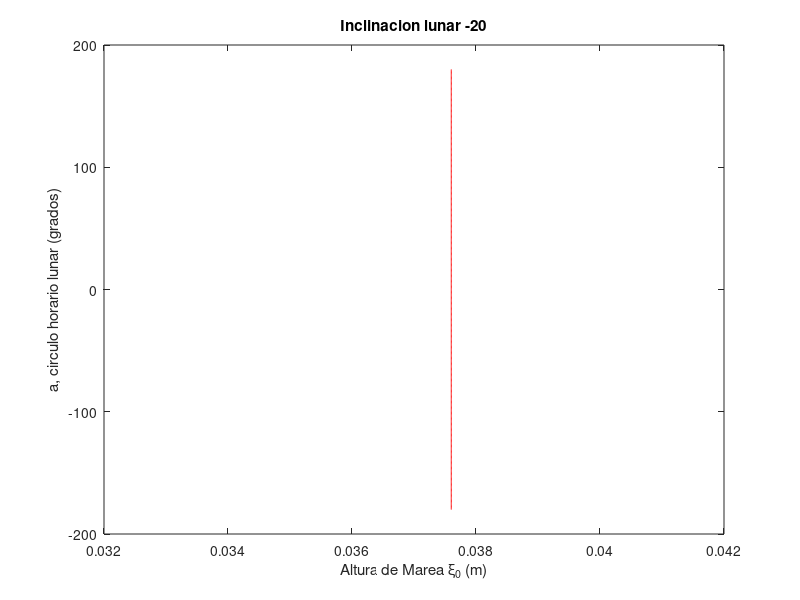
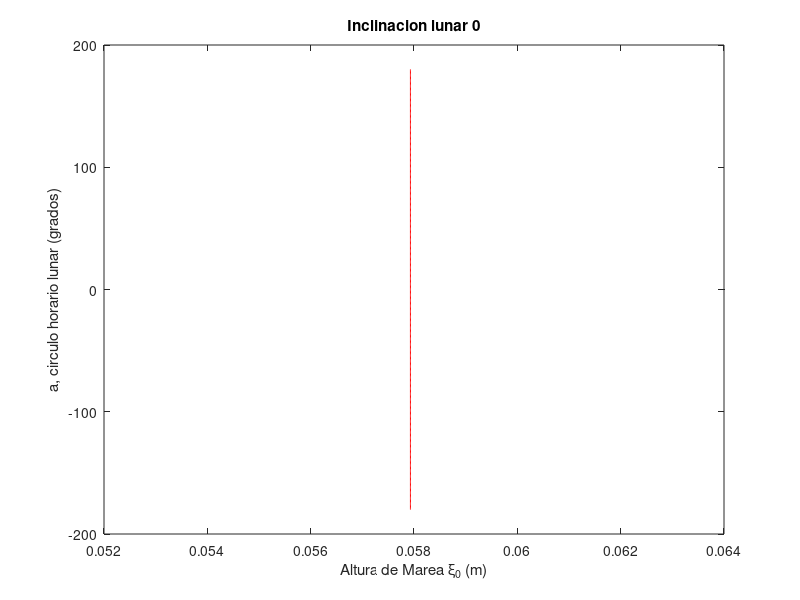
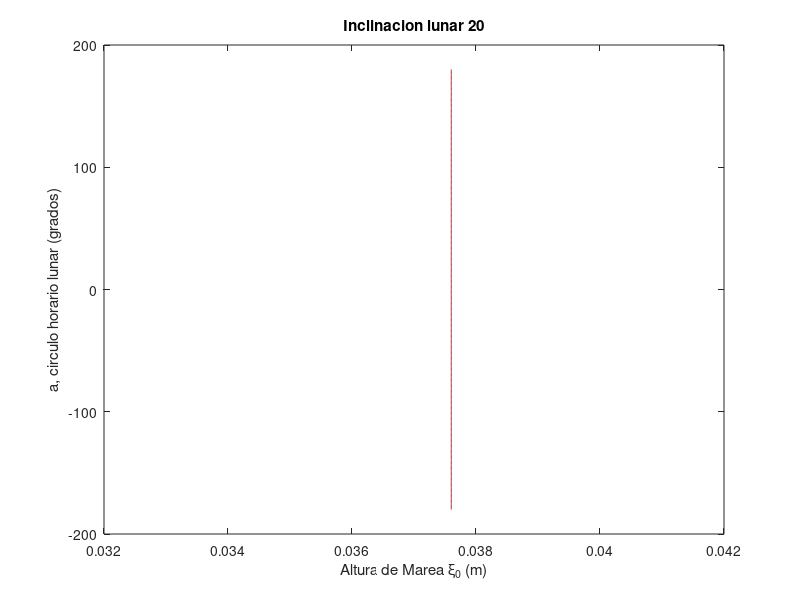
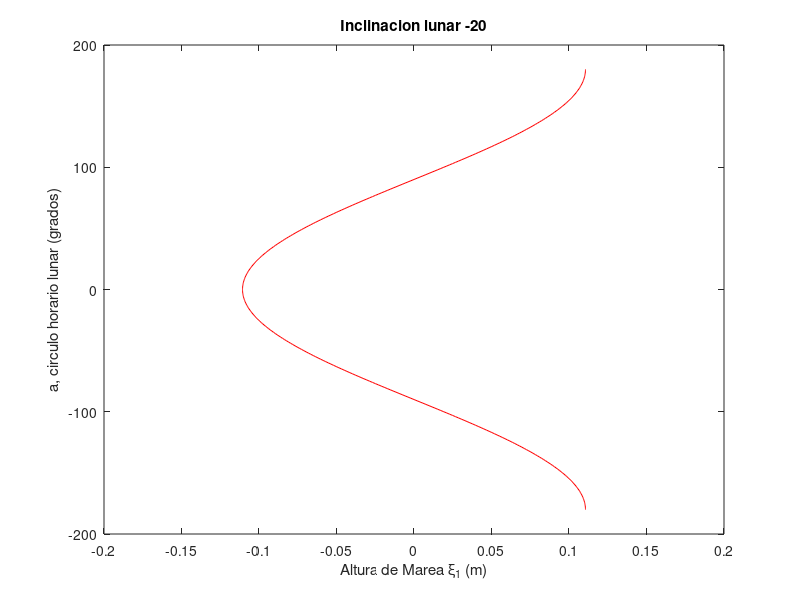

MATLAB code to generate these figures, in order:
%el programa no esta optimizado y lleva un tiempo.
phi=20;
gamma=9.7803.*(1+5.30244e-3.*sind(2*phi)-5.8e-6.*sind(2*phi));
epsL=[-20:20:20];
am=6371000;
a=[-180:1:180];
h=180+a;
G=6.47374e-14*am^2;
i=1;
j=1;
k=1;
z=1;
%calcular el potencial
    while j<4
        while k <362
        Ul1(j,k)=G.*3.*((sind(epsL(j)).^2)-(1/3)).*((sind(phi).^2)-1/3)
        Ul2(j,k)=-G.*sind(2*phi).*sind(2*epsL(j)).*cosd(h(k))
        Ul3(j,k)=G.*cosd(epsL(j)).^2*cosd(phi).^2*cosd(2*h(k))
        k=k+1;
        end 
        k=1;
        j=j+1;
    end
    j=1;
    k=1;
%calcular la altura de mareas
while i<4
    while j<4
        while k<362
        Xi1(j,k)=Ul1(j,k)./gamma
        Xi2(j,k)=Ul2(j,k)./gamma
        Xi3(j,k)=Ul3(j,k)./gamma 
        XiT(j,k)=Xi1(j,k)+Xi2(j,k)+Xi3(j,k)
        k=k+1;
        end
        k=1;
        j=j+1;
    end
j=1;
i=i+1;
end
%plotear las figuras
while z<4
n=z+3;
h=z+6;
p=z+9;
figure (z)
plot(Xi1(z,:),a(:),'r')
title1=['Inclinacion lunar ',num2str(epsL(z))];
title(title1);
xlabel ('Altura de Marea \xi_{0} (m)')
ylabel ('a, circulo horario lunar (grados)')
figure (n)
plot(Xi2(z,:),a(:),'r')
xlabel ('Altura de Marea \xi_{1} (m)')
ylabel ('a, circulo horario lunar (grados)')
title(title1)
figure (h)
plot(Xi3(z,:),a(:),'r')
xlabel ('Altura de Marea \xi_{2} (m)')
ylabel ('a, circulo horario lunar (grados)')
title(title1)
figure (p)
plot(XiT(z,:),a(:),'r')
xlabel ('Altura de Marea Total \xi_{T} (m)')
ylabel ('a, circulo horario lunar (grados)')
title(title1)
z=z+1;
end
%guardar las figuras
w=1;
while w<13
title2=['figura ',num2str(w)];
saveas(figure(w),title2,'jpg');
w=w+1;
end
